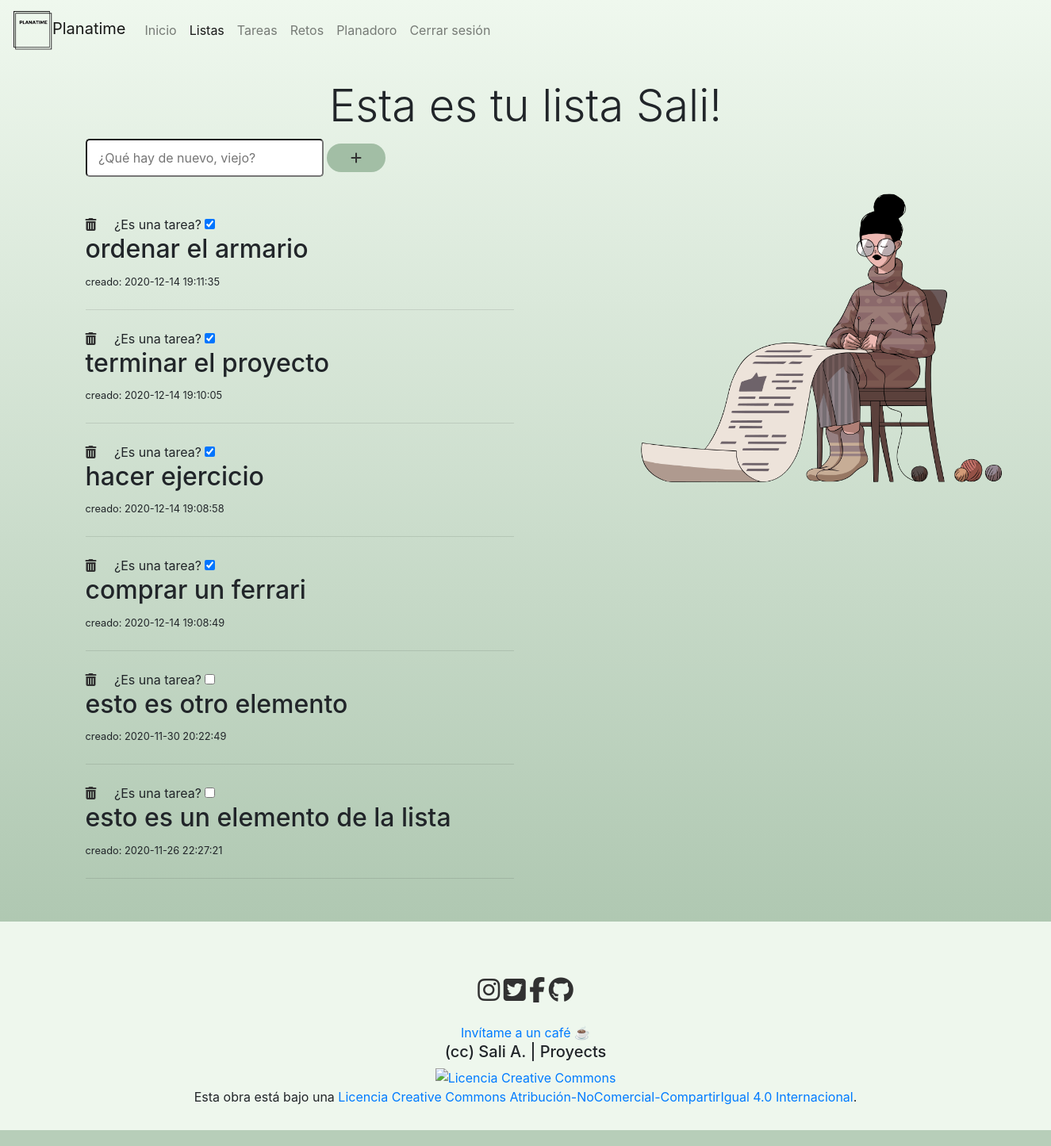
The app's page /pag/listas.php (signed in) with its own data.
### tables this page shows
CREATE TABLE `lista` (
  `cod` int(2) NOT NULL,
  `titulo` varchar(255) NOT NULL,
  `date_time` datetime NOT NULL DEFAULT CURRENT_TIMESTAMP,
  `checked` tinyint(1) NOT NULL DEFAULT '0',
  `importante` tinyint(1) DEFAULT NULL,
  `urgente` tinyint(1) DEFAULT NULL,
  `usuario_cod` int(2) NOT NULL
);

### pag/listas.php (the view, shortened to what this page needs)
<?php
    require "../php/datosBD.php";
    if(isset($_SESSION['email'])){
        $nombre=$_SESSION['nombre'];
        $usuario_cod=$_SESSION['cod'];
    }else{
        header("Location: ../index.php");
    }
?>
<!DOCTYPE html>
<html lang="es">
<head>
    <link rel="stylesheet" href="../css/estilos.css">
</head>
<body class="mo">
    <nav class="navbar navbar-expand-lg navbar-light " id="nav1">
        <a class="navbar-brand" href="../index.php"> <img src="../img/logo.png" width="50" height="50" />Planatime</a>
        <div class="collapse navbar-collapse" id="navbarNavDropdown">
            <ul class="navbar-nav">
                <li class="nav-item">
                    <a class="nav-link " href="../index.php">Inicio </a>
                </li>
                <li class="nav-item  active">
                    <a class="nav-link" href="listas.php">Listas <span class="sr-only">(current)</span></a>
                </li>
                <li class="nav-item ">
                    <a class="nav-link" href="tareas.php">Tareas</a>
                </li>
                <li class="nav-item ">
                    <a class="nav-link" href="retos.php">Retos</a>
                </li>
                <li class="nav-item ">
                    <a class="nav-link" href="planadoro.php">Planadoro</a>
                </li>
                <li class="nav-item ">
                    <a class="nav-link" href="../php/logout.php">Cerrar sesión</a>
                </li>
            </ul>
        </div>
    </nav>
    <div class="container">
        <?php echo "<br><h1  class='display-4 ' align='center'>Esta es tu lista ".$nombre."!</h1>"; ?>
        <div class="row">
            <div class="col-md-6">
                <div class="seccion">
                    <form action="../php/anadirenlistas.php" method="POST" autocomplete="off">
                        <?php
                        if(isset($_GET['error']) && $_GET['error'] == 'campovacio'){ ?>
                            <input type="text" class="grande" name="titulo" placeholder="Campo requerido" style="border-color: #ff6666">
                            <button type="submit" class="btn-g fas"><i class="fas fa-plus"></i></button>
                        <?php }else{ ?>
                            <input type="text" class="grande" name="titulo" placeholder=" ¿Qué hay de nuevo, viejo? ">
                            <button type="submit" class="btn-g fas"><i class="fas fa-plus"></i></button>
                        <?php }?>
                    </form>
                </div>
                <br><br>
                <?php
                    $elementos = $conexion->query("SELECT cod,titulo,date_time,checked,usuario_cod FROM lista WHERE usuario_cod='".$usuario_cod."' ORDER BY cod DESC");
                ?>
                <div class="mostrar-elementos">
                    <?php while($elemento = $elementos -> fetch(PDO::FETCH_ASSOC)) { ?>
                        <div class="item " data-aos="fade-up" data-aos-delay="200">
                            <span id="<?php echo $elemento['cod']?>" class="borrar-item" ><i class="fas fa-trash-alt "></i></span>
                            &nbsp; &nbsp; ¿Es una tarea?
                            <?php if($elemento['checked']){ ?>
                                <input type="checkbox" data-elemento-id="<?php echo $elemento['cod']?>" class="check-box" checked>
                                <h2 class="checked"><?php echo $elemento['titulo'] ?> </h2>
                            <?php }else{ ?>
                                <input type="checkbox" data-elemento-id="<?php echo $elemento['cod']?>" class="check-box ">
                                <h2><?php echo $elemento['titulo'] ?> </h2>
                            <?php } ?>
                            <small>creado: <?php echo $elemento['date_time'] ?> </small>
                            <hr class="my-4">
                        </div>
                    <?php } ?>
                </div>
            </div>
            <div class="col-md-3">
                <img src="../img/ilustraciones/lista.png" alt="imagen" width="700">
            </div>
            <div class="col-md-2">&nbsp;</div>
        </div>
    </div>
</html>

### css/estilos.css (style rules this page uses)
* { -webkit-box-sizing : border-box; -moz-box-sizing : border-box; box-sizing : border-box; -webkit-transition : all .5s linear; -moz-transition : all .5s linear; -ms-transition : all .5s linear; -o-transition : all .5s linear; transition : all .5s linear; margin: 0; padding: 0; }
html { background-color: #B7CEB9; }
body { background-image: linear-gradient(to top, #a1bda4 0%, #eff8ee 100%); max-width: 100%; background-repeat: no-repeat; overflow-x: hidden; }
.btn-g { border: none; border-radius:2rem; padding:10px 30px; font-size:1rem; cursor: pointer; background-color:#A2BEA5; outline:none; }
li { float: left; }
li a { display: block; color: rgb(73, 73, 73); text-align: center; padding: 14px 16px; text-decoration: none; }
.grande { border-radius: 5px; padding: 10px; width: 300px; }
footer { padding: 30px; margin-top: 30px; margin-bottom: 20px; text-align: center; background-color:#EEF7ED; }
i { color: rgb(49, 49, 49); }
a, a:hover, a:focus, a:active { text-decoration: none; color: inherit; }

### records on screen
lista: titulo "ordenar el armario", date_time "2020-12-14 19:11:35"
lista: titulo "terminar el proyecto", date_time "2020-12-14 19:10:05"
lista: titulo "hacer ejercicio", date_time "2020-12-14 19:08:58"
lista: titulo "comprar un ferrari", date_time "2020-12-14 19:08:49"
lista: titulo "esto es otro elemento", date_time "2020-11-30 20:22:49"
lista: titulo "esto es un elemento de la lista", date_time "2020-11-26 22:27:21"

### other values on screen
$nombre "Sali"
